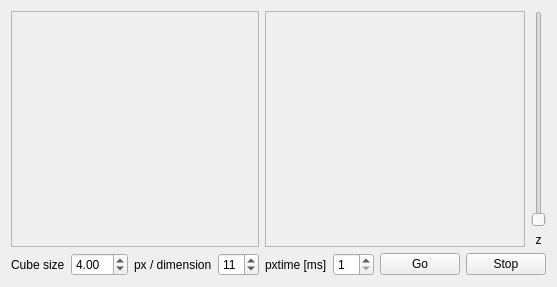
<?xml version="1.0" encoding="UTF-8"?>
<ui version="4.0">
 <class>Panel</class>
 <widget class="QWidget" name="Panel">
  <property name="geometry">
   <rect>
    <x>0</x>
    <y>0</y>
    <width>512</width>
    <height>287</height>
   </rect>
  </property>
  <property name="windowTitle">
   <string>Form</string>
  </property>
  <layout class="QGridLayout" name="gridLayout">
   <item row="0" column="0" rowspan="2" colspan="4">
    <widget class="LinePlot" name="xcut_plot">
     <property name="frameShape">
      <enum>QFrame::StyledPanel</enum>
     </property>
     <property name="frameShadow">
      <enum>QFrame::Raised</enum>
     </property>
    </widget>
   </item>
   <item row="0" column="4" rowspan="2" colspan="4">
    <widget class="ColorPlot" name="xycut_plot">
     <property name="frameShape">
      <enum>QFrame::StyledPanel</enum>
     </property>
     <property name="frameShadow">
      <enum>QFrame::Raised</enum>
     </property>
    </widget>
   </item>
   <item row="0" column="8">
    <widget class="QSlider" name="current_z">
     <property name="orientation">
      <enum>Qt::Vertical</enum>
     </property>
    </widget>
   </item>
   <item row="1" column="8">
    <widget class="QLabel" name="label_4">
     <property name="text">
      <string>z</string>
     </property>
     <property name="alignment">
      <set>Qt::AlignCenter</set>
     </property>
    </widget>
   </item>
   <item row="2" column="0">
    <widget class="QLabel" name="label">
     <property name="text">
      <string>Cube size</string>
     </property>
    </widget>
   </item>
   <item row="2" column="1">
    <widget class="QDoubleSpinBox" name="cube_size">
     <property name="minimum">
      <double>1.000000000000000</double>
     </property>
     <property name="value">
      <double>4.000000000000000</double>
     </property>
    </widget>
   </item>
   <item row="2" column="2">
    <widget class="QLabel" name="label_3">
     <property name="text">
      <string>px / dimension</string>
     </property>
    </widget>
   </item>
   <item row="2" column="3">
    <widget class="QSpinBox" name="pxperdim">
     <property name="minimum">
      <number>3</number>
     </property>
     <property name="value">
      <number>11</number>
     </property>
    </widget>
   </item>
   <item row="2" column="4">
    <widget class="QLabel" name="label_2">
     <property name="text">
      <string>pxtime [ms]</string>
     </property>
    </widget>
   </item>
   <item row="2" column="5">
    <widget class="QSpinBox" name="pxtime">
     <property name="minimum">
      <number>1</number>
     </property>
    </widget>
   </item>
   <item row="2" column="6">
    <widget class="QPushButton" name="go">
     <property name="text">
      <string>Go</string>
     </property>
    </widget>
   </item>
   <item row="2" column="7" colspan="2">
    <widget class="QPushButton" name="stop">
     <property name="text">
      <string>Stop</string>
     </property>
    </widget>
   </item>
  </layout>
 </widget>
 <customwidgets>
  <customwidget>
   <class>LinePlot</class>
   <extends>QFrame</extends>
   <header>chaco_plot.h</header>
   <container>1</container>
  </customwidget>
  <customwidget>
   <class>ColorPlot</class>
   <extends>QFrame</extends>
   <header>chaco_plot.h</header>
   <container>1</container>
  </customwidget>
 </customwidgets>
 <resources/>
 <connections/>
</ui>
